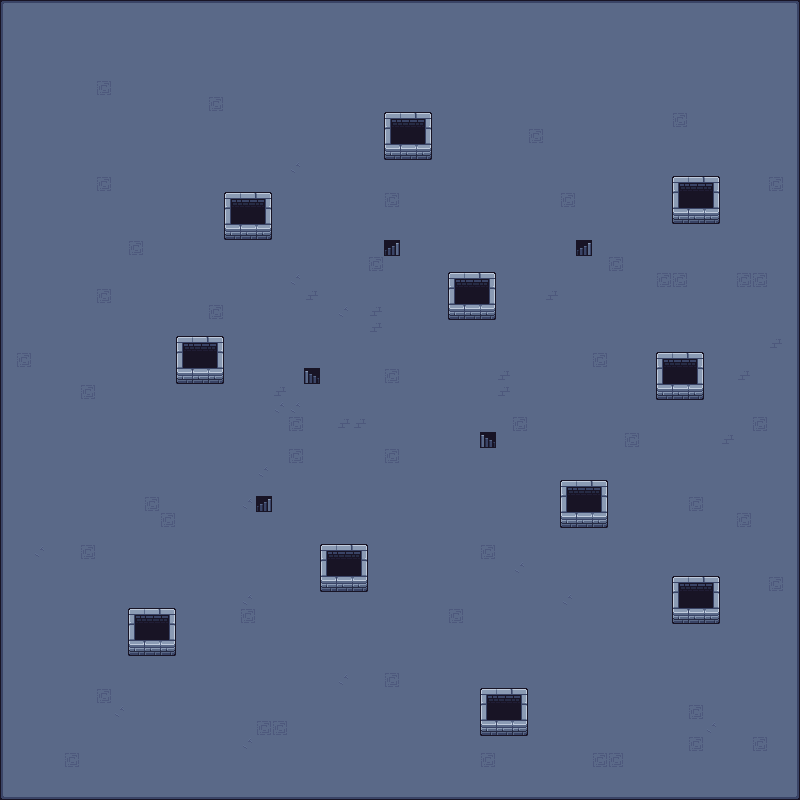

A level layout from a 2D game, rendered from its tile map. Below: a short description, then the map file with tile-grid data replaced by summaries:
An orthogonal 50x50 tile map with 16x16 px tiles, 3 tile layers (floor, obj, stair) and 15 objects.

<map version="1.10" tiledversion="1.10.2" orientation="orthogonal" renderorder="right-down" width="50" height="50" tilewidth="16" tileheight="16" infinite="0" nextlayerid="5" nextobjectid="33">
 <tileset firstgid="1" name="Set 1.1" tilewidth="16" tileheight="16" tilecount="128" columns="16">
  <image source="../sprites/Set 1.1.png" width="256" height="128" />
 </tileset>
 <layer id="1" name="floor" width="50" height="50">
  <data>[2500 cells, 2500 non-empty, 9 distinct tile ids]</data>
 </layer>
 <layer id="2" name="obj" width="50" height="50">
  <data>[2500 cells, 99 non-empty, 9 distinct tile ids]</data>
 </layer>
 <layer id="3" name="stair" width="50" height="50">
  <data>[2500 cells, 5 non-empty, 1 distinct tile ids]</data>
 </layer>
 <objectgroup id="4" name="collision">
  <object id="2" x="447.818" y="272" width="47.6364" height="47.6364" />
  <object id="3" x="384.5" y="112.25" width="47" height="47.25" />
  <object id="4" x="225" y="193" width="46.3333" height="46.6667" />
  <object id="5" x="176" y="337" width="47.3333" height="47" />
  <object id="6" x="671.5" y="176.25" width="48.5" height="48" />
  <object id="7" x="656.364" y="352.545" width="47.2727" height="47.6364" />
  <object id="8" x="560.182" y="480" width="47.4545" height="47.2727" />
  <object id="9" x="672.25" y="576.25" width="47.75" height="47.5" />
  <object id="10" x="480.75" y="688.75" width="46.5" height="46.75" />
  <object id="11" x="320.182" y="544.182" width="47.2727" height="47.0909" />
  <object id="12" x="127.625" y="607.875" width="48.125" height="48" />
  <object id="24" x="-0.0434783" y="-0.0434783" width="800.043" height="0.999034" />
  <object id="25" x="799.087" y="0.888889" width="0.913043" height="799.024" />
  <object id="26" x="-0.0444444" y="799.022" width="800.044" height="0.890821" />
  <object id="32" x="-0.0434783" y="0.888889" width="0.954589" height="798.111" />
 </objectgroup>
</map>
